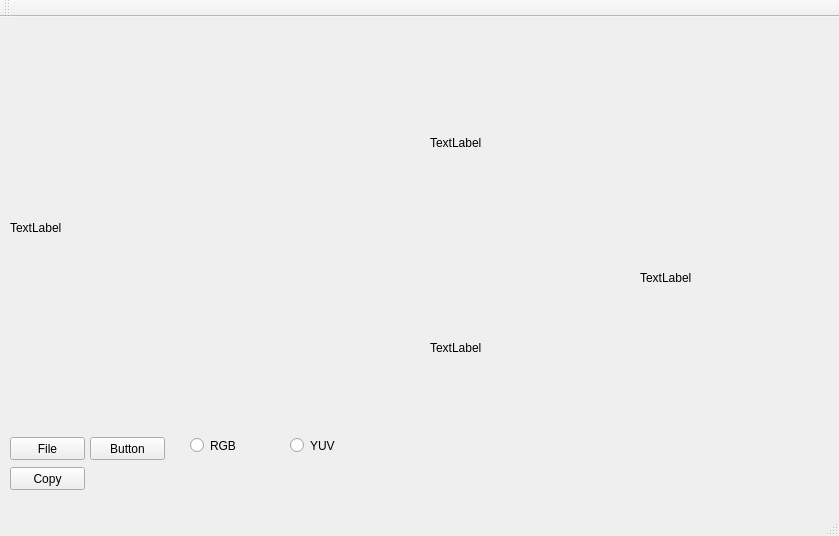
<?xml version="1.0" encoding="UTF-8"?>
<ui version="4.0">
 <class>MainWindow</class>
 <widget class="QMainWindow" name="MainWindow">
  <property name="geometry">
   <rect>
    <x>0</x>
    <y>0</y>
    <width>839</width>
    <height>536</height>
   </rect>
  </property>
  <property name="windowTitle">
   <string>MainWindow</string>
  </property>
  <widget class="QWidget" name="centralWidget">
   <widget class="QLabel" name="label_Picture">
    <property name="geometry">
     <rect>
      <x>10</x>
      <y>10</y>
      <width>401</width>
      <height>401</height>
     </rect>
    </property>
    <property name="autoFillBackground">
     <bool>true</bool>
    </property>
    <property name="text">
     <string>TextLabel</string>
    </property>
    <property name="scaledContents">
     <bool>true</bool>
    </property>
   </widget>
   <widget class="QPushButton" name="pushButton_File">
    <property name="geometry">
     <rect>
      <x>10</x>
      <y>420</y>
      <width>75</width>
      <height>23</height>
     </rect>
    </property>
    <property name="text">
     <string>File</string>
    </property>
   </widget>
   <widget class="QLabel" name="label_R">
    <property name="geometry">
     <rect>
      <x>430</x>
      <y>30</y>
      <width>191</width>
      <height>191</height>
     </rect>
    </property>
    <property name="autoFillBackground">
     <bool>true</bool>
    </property>
    <property name="text">
     <string>TextLabel</string>
    </property>
    <property name="scaledContents">
     <bool>true</bool>
    </property>
   </widget>
   <widget class="QLabel" name="label_G">
    <property name="geometry">
     <rect>
      <x>430</x>
      <y>240</y>
      <width>191</width>
      <height>181</height>
     </rect>
    </property>
    <property name="autoFillBackground">
     <bool>true</bool>
    </property>
    <property name="text">
     <string>TextLabel</string>
    </property>
    <property name="scaledContents">
     <bool>true</bool>
    </property>
   </widget>
   <widget class="QLabel" name="label_B">
    <property name="geometry">
     <rect>
      <x>640</x>
      <y>170</y>
      <width>181</width>
      <height>181</height>
     </rect>
    </property>
    <property name="autoFillBackground">
     <bool>true</bool>
    </property>
    <property name="text">
     <string>TextLabel</string>
    </property>
    <property name="scaledContents">
     <bool>true</bool>
    </property>
   </widget>
   <widget class="QPushButton" name="pushButton_Start">
    <property name="geometry">
     <rect>
      <x>90</x>
      <y>420</y>
      <width>75</width>
      <height>23</height>
     </rect>
    </property>
    <property name="text">
     <string>Button</string>
    </property>
   </widget>
   <widget class="QPushButton" name="pushButton_Copy">
    <property name="geometry">
     <rect>
      <x>10</x>
      <y>450</y>
      <width>75</width>
      <height>23</height>
     </rect>
    </property>
    <property name="text">
     <string>Copy</string>
    </property>
   </widget>
   <widget class="QRadioButton" name="radioButton_RGB">
    <property name="geometry">
     <rect>
      <x>190</x>
      <y>420</y>
      <width>82</width>
      <height>17</height>
     </rect>
    </property>
    <property name="text">
     <string>RGB</string>
    </property>
   </widget>
   <widget class="QRadioButton" name="radioButton_YUV">
    <property name="geometry">
     <rect>
      <x>290</x>
      <y>420</y>
      <width>82</width>
      <height>17</height>
     </rect>
    </property>
    <property name="text">
     <string>YUV</string>
    </property>
   </widget>
  </widget>
  <widget class="QMenuBar" name="menuBar">
   <property name="geometry">
    <rect>
     <x>0</x>
     <y>0</y>
     <width>839</width>
     <height>21</height>
    </rect>
   </property>
  </widget>
  <widget class="QToolBar" name="mainToolBar">
   <attribute name="toolBarArea">
    <enum>TopToolBarArea</enum>
   </attribute>
   <attribute name="toolBarBreak">
    <bool>false</bool>
   </attribute>
  </widget>
  <widget class="QStatusBar" name="statusBar"/>
 </widget>
 <layoutdefault spacing="6" margin="11"/>
 <resources/>
 <connections/>
</ui>
